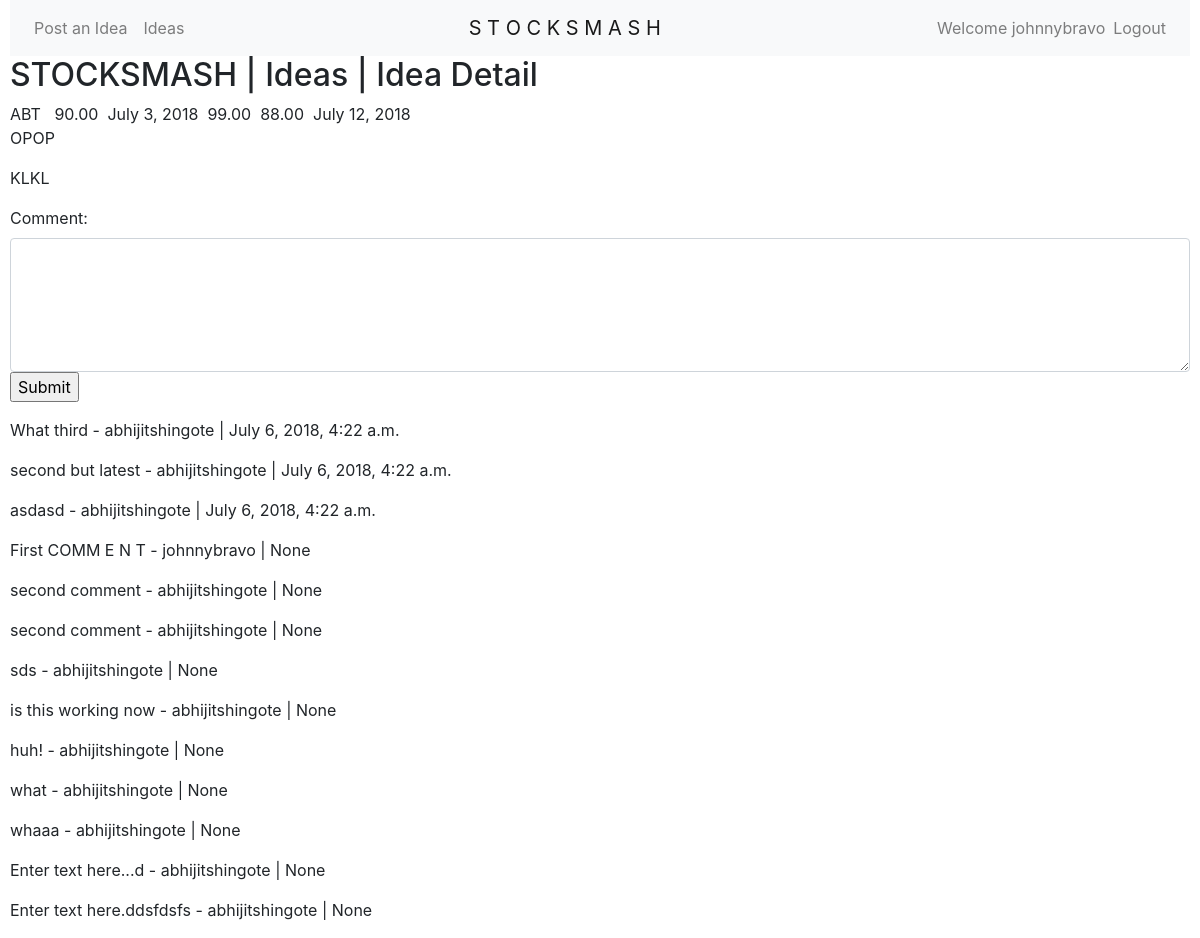
The app's page /ideas/13/ (signed in) with its own data.
### ideas/models.py (models this page shows, shortened)
class Idea(models.Model):
	tickersymbol=models.ForeignKey('stocks.Stock',on_delete=models.CASCADE)
	buyprice=models.DecimalField(decimal_places=2,max_digits=9)
	buytimestamp=models.DateField(auto_now=True)
	targetprice=models.DecimalField(decimal_places=2,max_digits=9)
	tradeenddate=models.DateField()
	stoplossprice=models.DecimalField(decimal_places=2,max_digits=9)
	shortthesis=models.TextField(max_length=100)
	longthesis=models.TextField()
	user=models.ForeignKey(User,on_delete=models.CASCADE)
	created=models.DateField(auto_now_add=True)
	updated=models.DateField(auto_now=True)

class Comment(models.Model):
	comment_text=models.TextField()
	user=models.ForeignKey(User)
	idea=models.ForeignKey(Idea)
	created=models.DateTimeField(auto_now_add=True)
	updated=models.DateTimeField(auto_now=True)

### stocks/models.py (models this page shows)
class Stock(models.Model):
	tickersymbol=models.CharField(max_length=6)
	tickername=models.CharField(max_length=300)
	created=models.DateField(auto_now_add=True)
	updated=models.DateField(auto_now=True)
	def __str__(self):
		return self.tickersymbol

### ideas/views.py (the view, shortened to what this page needs)
# urls.py: url(r'^(?P<pk>\d+)/',IdeaLDetailView.as_view(),name='ideadetail'),
class IdeaLDetailView(DetailView):
	model=Idea
	def get_context_data(self,**kwargs):
		context=super(IdeaLDetailView,self).get_context_data(**kwargs)
		context['idea']=self.object
		i=self.object
		comments=i.comment_set.all().order_by('-created')
		context['comments']=comments
		return context

### templates/ideas/idea_detail.html (shortened to what this page needs)
{% extends 'base.html' %}
{% block content %}
	<h2>STOCKSMASH | Ideas | Idea Detail </h2>
	{{idea.tickersymbol}} &nbsp
		{{idea.buyprice}}&nbsp
			{{idea.buytimestamp}}&nbsp
				{{idea.targetprice}}&nbsp
				{{idea.stoplossprice}}&nbsp
				{{idea.tradeenddate}}&nbsp<br>
				<p>{{idea.shortthesis}}</p>
				<p>{{idea.longthesis}}</p>
<div class="form-group">
	<form action="{% url 'ideas:ideadetail' idea.pk %}" method="POST">
	  	<label>Comment:</label>
	  	<textarea class="form-control" rows="5" name="comment"></textarea>
  		<input type="submit">
	</form>
</div>
{% for comment in comments %}
<p>{{comment.comment_text}} - {{comment.user.username}} | {{comment.created}}</p>
{% endfor %}
{% endblock %}

### templates/base.html (shortened to what this page needs)
{% load static %}
<!DOCTYPE html>
<html>
<head>
		<link rel="stylesheet" type="text/css" href="{% static "bootstrap.min.css" %}">
</head>
<body>
<nav class="navbar navbar-expand-lg navbar-light bg-light">
{% if request.user.is_authenticated %}
<ul class="navbar-nav mr-auto">
	<li class="nav-item">
		<a class="nav-link" href="{% url 'ideas:create' %}">Post an Idea</a>
	</li>
	<li class="nav-item">
		<a class="nav-link" href="{% url 'ideas:ideaslist' %}">Ideas</a>
	</li>
</ul>
<a class="navbar-brand mx-auto" href="{% url 'index' %}">S T O C K S M A S H</a>
<ul class="navbar-nav ml-auto">
	<li>
		<span class="navbar-text">Welcome {{request.user}}</span>
	</li>
	<li class="nav-item">
		<a class="nav-link" href="{% url 'logout' %}">Logout</a>
	</li>
</ul>
{% endif %}
</nav>
{% block content %}
{% endblock  %}
</body>
</html>

### templates/base.html (style rules this page uses)
body { margin: 0 10px; }

### records on screen
Idea: tickersymbol "ABT", buyprice "90.00", buytimestamp "July 3, 2018", targetprice "99.00", stoplossprice "88.00", tradeenddate "July 12, 2018", shortthesis "OPOP", longthesis "KLKL"
Comment: comment_text "What third", user.username "abhijitshingote", created "July 6, 2018, 4:22 a.m."
Comment: comment_text "second but latest", user.username "abhijitshingote", created "July 6, 2018, 4:22 a.m."
Comment: comment_text "asdasd", user.username "abhijitshingote", created "July 6, 2018, 4:22 a.m."
Comment: comment_text "First COMM E N T", user.username "johnnybravo", created "None"
Comment: comment_text "second comment", user.username "abhijitshingote", created "None"
Comment: comment_text "second comment", user.username "abhijitshingote", created "None"
Comment: comment_text "sds", user.username "abhijitshingote", created "None"
Comment: comment_text "is this working now", user.username "abhijitshingote", created "None"
Comment: comment_text "huh!", user.username "abhijitshingote", created "None"
Comment: comment_text "what", user.username "abhijitshingote", created "None"
Comment: comment_text "whaaa", user.username "abhijitshingote", created "None"
Comment: comment_text "Enter text here...d", user.username "abhijitshingote", created "None"
Comment: comment_text "Enter text here.ddsfdsfs", user.username "abhijitshingote", created "None"

### other values on screen
{{ request.user }} "johnnybravo"
